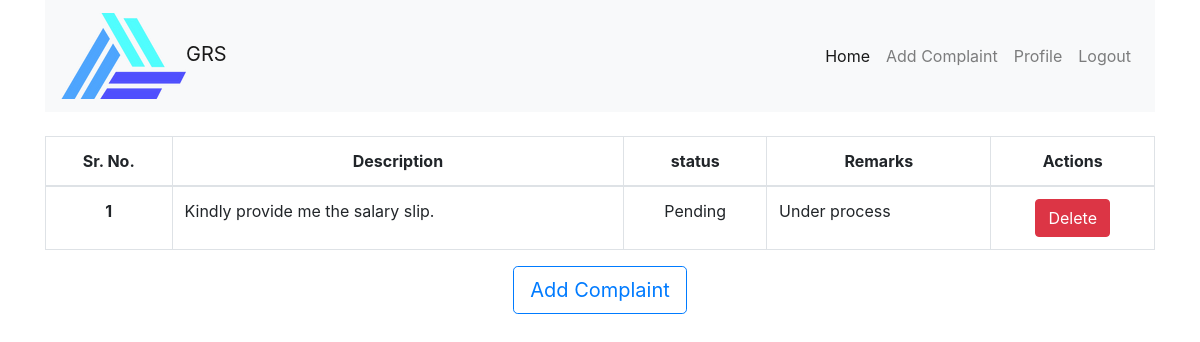
Before: /user/profile (signed in) with the older database file.
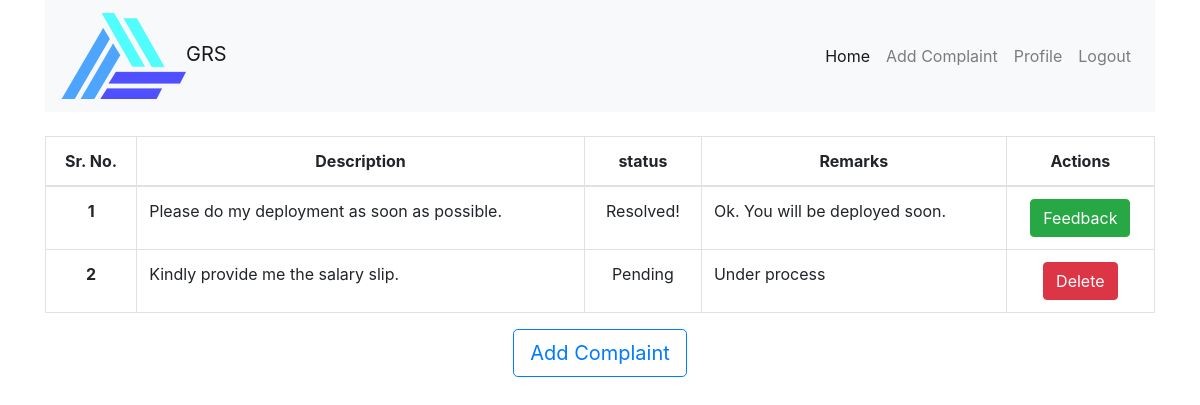
After: the same page with the newer database file.
### complaints/models.py (models this page shows)
class Complaint(models.Model):
    title = models.CharField(max_length=200)
    name = models.CharField(max_length=255, blank=True)
    user_type = (
        ('M', 'Mentor'),
        ('T', 'Trainee'),
    )
    user_role = models.CharField(
        max_length=1,
        choices=user_type,
        default='T',
    )
    date = models.DateTimeField(auto_now=True)
    complaint_type = (
        ('M', 'Management'),
        ('E', 'Education'),
        ('D', 'Deployment'),
        ('S', 'Salary'),
        ('G', 'General'),
    )
    complaint_for = models.CharField(
        max_length=1,
        choices=complaint_type,
        default='G',
    )
    complaint_type_to = (
        ('A', 'Admin'),
        ('M', 'Mentor'),
    )
    complaint_to = models.CharField(
        max_length=1,
        choices=complaint_type_to,
        default='M',
    )
    cohort_choice = (
        ('P', 'Python'),
        ('J', 'Java'),
        ('R', 'React'),
        ('A', 'Android'),
        ('L', 'Linux'),
        ('C', 'Cybersecurity'),
        ('U', 'Unknown'),
    )
    cohort = models.CharField(
        max_length=1,
        choices=cohort_choice,
        default='U',
    )
    complaint_level = (
        ('I', 'Individual'),
        ('G', 'General'),
    )
    level = models.CharField(
        max_length=1,
        choices=complaint_level,
        default='I',
    )
    description = models.TextField(blank=False, max_length=500)
    complaint_category = (
        ('A', 'Anonymous'),
        ('I', 'Identifiable'),
    )
    category = models.CharField(
        max_length=1,
        choices=complaint_category,
        default='I',
    )
    complaint_status = (
        ('P', 'Pending'),
        ('N', 'Need Clarification'),
        ('R', 'Resolved'),
    )
    status = models.CharField(
        max_length=1,
        choices=complaint_status,
        default='P',
    )
    resoultion = models.TextField(blank=True, max_length=500)
    user = models.ForeignKey(User, on_delete=models.CASCADE)

### users/views.py (the view)
# urls.py: path('profile', views.profile, name="profile"),
@login_required(login_url='login')
def profile(request):
    complaints = Complaint.objects.all().filter(user=request.user).order_by('-id')
    print(complaints)
    context = {
        'complaints': complaints
    }
    return render(request, 'users/profile.html', context)

### users/templates/users/profile.html
{% extends 'users/base.html' %}
{% block content %}
<br>
<div class="container">
<table class="table table-bordered">
    <thead>
      <tr class="text-center">
        <th scope="col">Sr. No.</th>
        <th scope="col">Description</th>
        <th scope="col">status</th>
        <th scope="col">Remarks</th>
        <th scope="col">Actions</th>
      </tr>
    </thead>
    <tbody>
      {% for complaint in complaints %}
      <tr>
        <th scope="row" class="text-center">{{forloop.counter}}</th>
        <td>{{complaint.description}}</td>
        <td class="text-center">{% if complaint.status == 'P' %}
          Pending
          {% elif complaint.status == 'N' %}
          Needs More Clarification
          {% else %}
          Resolved!
          {% endif %}
        </td>
        {% if complaint.status == 'R' or complaint.status == 'N' %}
        <td>
          {{complaint.resoultion}}
        </td>
        {% else %}
        <td> Under process </td>
        {% endif %}
        {% if complaint.status == 'P'%}
        <td class="text-center">
          <a href="{% url 'complaints:delete_complaint' complaint.id %}" type="btn" class="btn btn-danger">Delete</a>
        </td>
        {% elif complaint.status == 'N'%}
        <td class="text-center">
          <a href="{% url 'complaints:update_complaint' complaint.id %}" type="btn" class="btn btn-primary">Update</a>
        </td>
        {% else %}
        <td class="text-center">
          <a href="" type="btn" class="btn btn-success">Feedback</a>
        </td>
        {% endif %}
      </tr>
      {% endfor %}
    </tbody>
  </table>
  <div class="container text-center">
  <a href="{% url 'complaints:add_complaint' %}" class="btn btn-outline-primary btn-lg" type="button"> Add Complaint</a>
  </div>
</div>
{% endblock %}

Changed rows visible on the page:
added Complaint: description "Please do my deployment as soon as possible.", status "Resolved!", resoultion "Ok. You will be deployed soon."
